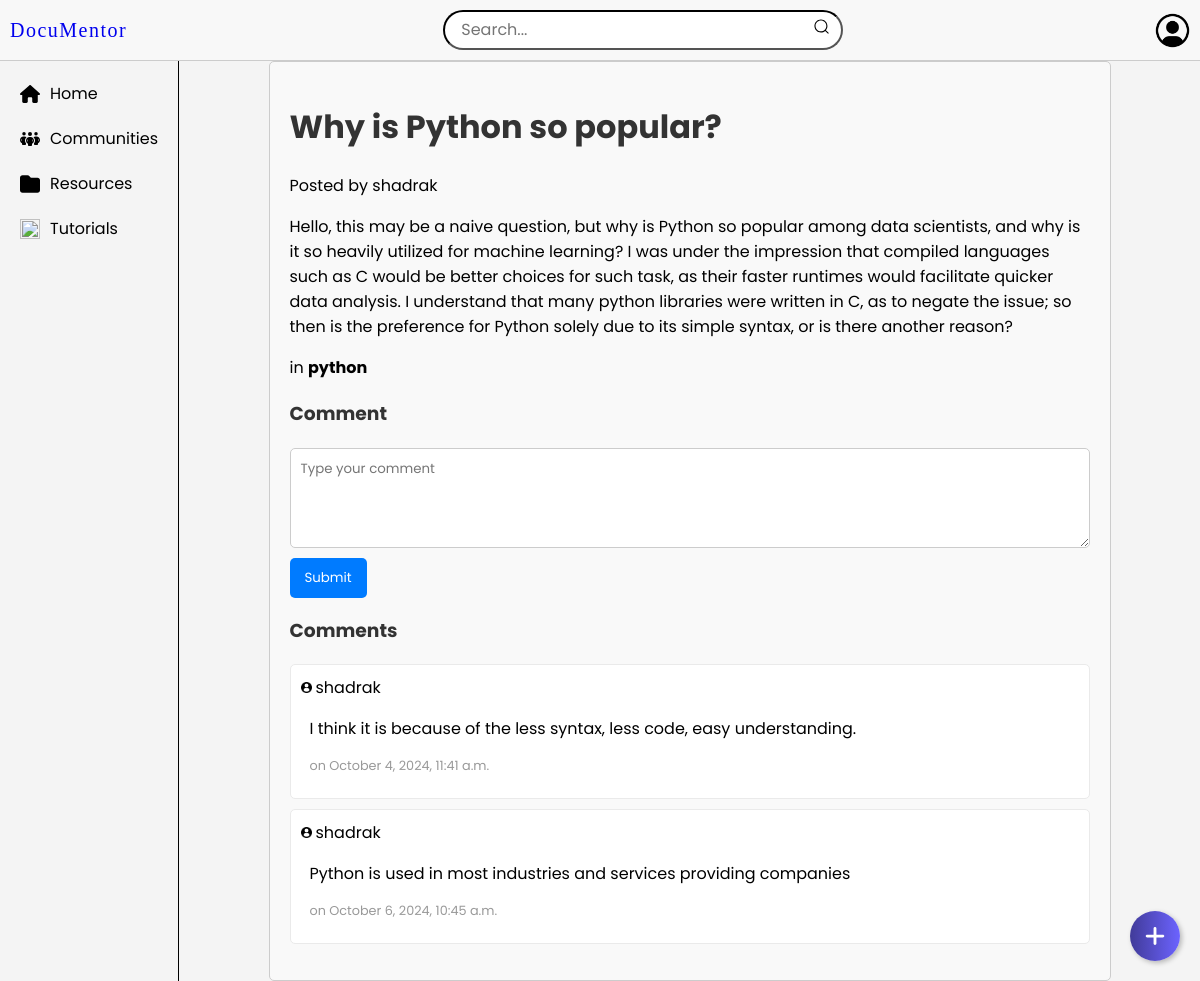
Screenshot of /community/1/ with the database file from the repository.
### home/models.py (models this page shows, shortened)
class CommunityPost(models.Model):
    user = models.ForeignKey(User, on_delete=models.CASCADE)
    heading = models.CharField(max_length=255)
    community = models.CharField(max_length=255)
    content = models.TextField()
    timestamp = models.DateTimeField(auto_now_add=True)

class CommunityComment(models.Model):
    post = models.ForeignKey(CommunityPost, related_name='comments', on_delete=models.CASCADE)
    user = models.ForeignKey(User, on_delete=models.CASCADE)
    comment = models.TextField()
    created_at = models.DateTimeField(auto_now_add=True)

### home/views.py (the view)
# urls.py: path('community/<int:post_id>/', views.community_detail, name='community_detail'),
def community_detail(request, post_id):
    post = get_object_or_404(CommunityPost, id=post_id)
    comments = post.comments.all()
    return render(request, 'community_detail.html', {'post': post, 'comments': comments})

### templates/community_detail.html (shortened to what this page needs)
{% extends 'base.html' %}
{% load static %}
{% block content %}
    <div class="community-detail">
        <h1>{{ post.heading }}</h1>
        <p>Posted by {{ post.user.username }} </p>
        <p>{{ post.content }}</p>
        <p>in <strong> {{ post.community }} </strong></p>
        <h3>Comment</h3>
        <form method="POST" action="{% url 'add_comment' post.id %}">
            <textarea name="content" placeholder="Type your comment" required></textarea>
            <button type="submit">Submit</button>
        </form>
        <h3>Comments</h3>
        <ul>
            {% for comment in post.comments.all %}
                <li>
                    <img class="userimg" src="{% static 'profile-user.png' %}" >{{ comment.user.username }}
                    <p>{{ comment.comment }}</p>
                    <p class="timestamp"> on {{ comment.created_at|date:"F j, Y, g:i a" }}</p>
                </li>
            {% empty %}
                <li>No comments yet.</li>
            {% endfor %}
        </ul>
        </div>
{% endblock %}

### static/style.css (style rules this page uses)
* { font-family: Poppins; }
body { margin: 0; padding: 0; background-color: #f4f4f4; align-items:center; height: 100%; width: 100%; }

### templates/community_detail.html (style rules this page uses)
.community-detail { max-width: 800px; margin: 0 auto; padding: 20px; border: 1px solid #ccc; border-radius: 5px; background-color: #f9f9f9; }
.community-detail h1, h3 { color: #333; }
.community-detail ul { list-style-type: none; padding: 0; }
.community-detail li { margin-bottom: 10px; padding: 10px; border: 1px solid #eaeaea; border-radius: 5px; background-color: #fff; }
.timestamp { font-size: 0.8em; color: #999; }
.community-detail form { margin-top: 20px; }
textarea { width: 100%; height: 100px; padding: 10px; border-radius: 5px; border: 1px solid #ccc; }
.community-detail button { margin-top: 10px; padding: 10px 15px; border: none; background-color: #007bff; color: white; border-radius: 5px; cursor: pointer; }
.userimg { margin-right: 4px; width: 11px; height: 11px; }
li p { margin-left: 9px; }

### rows the page displays
CommunityPost: heading "Why is Python so popular?", user.username "shadrak", content "Hello, this may be a naive question, but why is Python so popular among data scientists, and why is it so heavily utilized for machine learning? I was under the impression that compiled languages such as C would be better choices for such task, as their faster runtimes would facilitate quicker data analysis. I understand that many python libraries were written in C, as to negate the issue; so then is the preference for Python solely due to its simple syntax, or is there another reason?", community "python"
CommunityComment: user.username "shadrak", comment "I think it is because of the less syntax, less code, easy understanding.", created_at "October 4, 2024, 11:41 a.m."
CommunityComment: user.username "shadrak", comment "Python is used in most industries and services providing companies", created_at "October 6, 2024, 10:45 a.m."
